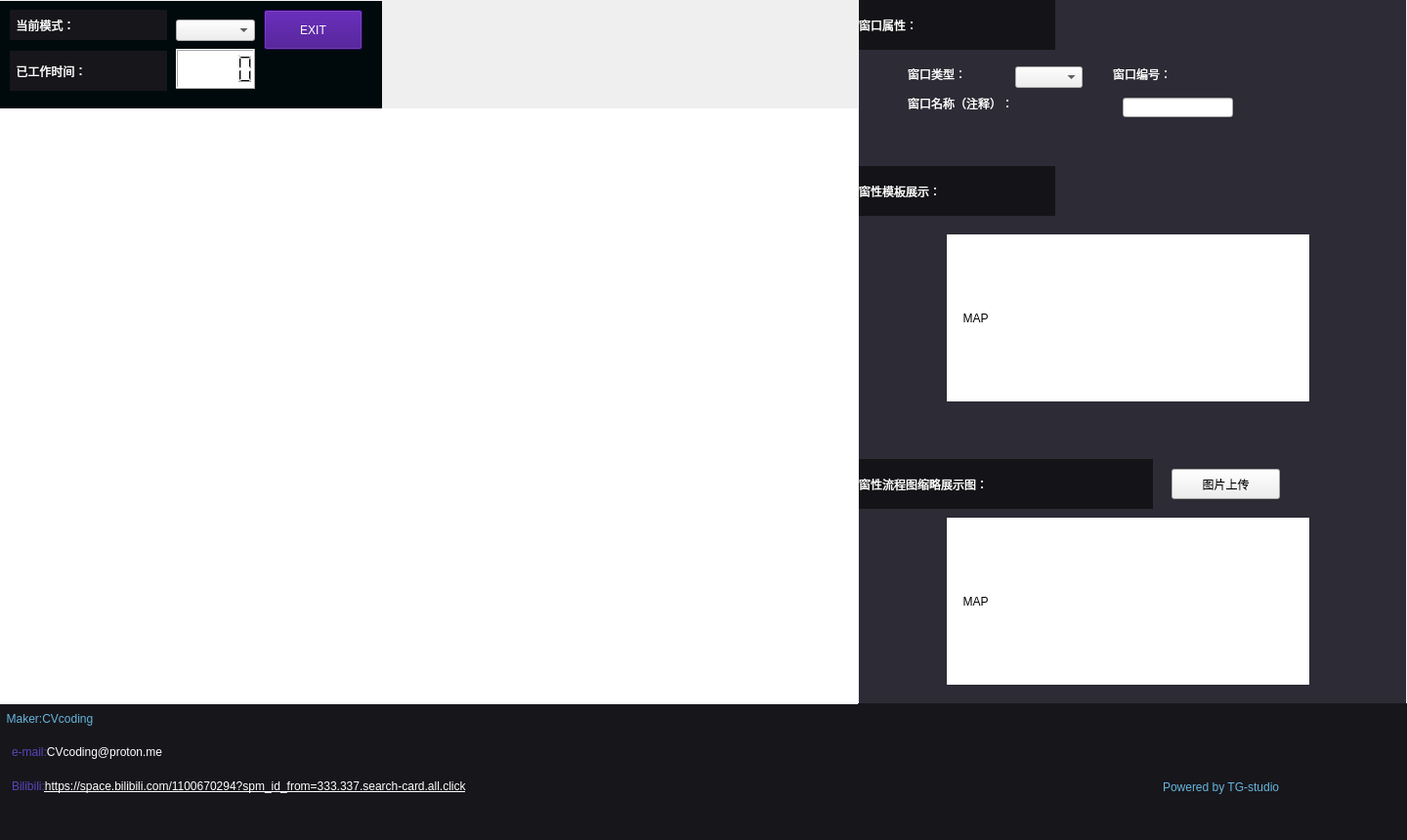
<?xml version="1.0" encoding="UTF-8"?>
<ui version="4.0">
 <class>Form</class>
 <widget class="QWidget" name="Form">
  <property name="geometry">
   <rect>
    <x>0</x>
    <y>0</y>
    <width>1440</width>
    <height>860</height>
   </rect>
  </property>
  <property name="windowTitle">
   <string>Form</string>
  </property>
  <widget class="QWidget" name="gridLayoutWidget">
   <property name="geometry">
    <rect>
     <x>0</x>
     <y>0</y>
     <width>1458</width>
     <height>982</height>
    </rect>
   </property>
   <layout class="QGridLayout" name="gridLayout_B">
    <item row="0" column="0">
     <widget class="QWidget" name="widget_B" native="true">
      <widget class="QLabel" name="lb_background_B">
       <property name="geometry">
        <rect>
         <x>0</x>
         <y>0</y>
         <width>1440</width>
         <height>900</height>
        </rect>
       </property>
       <property name="text">
        <string/>
       </property>
       <property name="pixmap">
        <pixmap resource="../images/B1(create)_Demo.qrc">:/old/B1(create)/lb_background_B.jpg</pixmap>
       </property>
      </widget>
      <widget class="QWidget" name="gridLayoutWidget_2">
       <property name="geometry">
        <rect>
         <x>0</x>
         <y>0</y>
         <width>391</width>
         <height>111</height>
        </rect>
       </property>
       <layout class="QGridLayout" name="gridLayout_above_B">
        <item row="1" column="0">
         <widget class="QWidget" name="widget_above_B" native="true">
          <widget class="QLabel" name="lb_above_mode_B">
           <property name="geometry">
            <rect>
             <x>10</x>
             <y>10</y>
             <width>161</width>
             <height>31</height>
            </rect>
           </property>
           <property name="styleSheet">
            <string notr="true">background-color: rgb(23, 22, 27);
font: 75 14pt &quot;微软雅黑&quot;;
color: rgb(255, 255, 255);
</string>
           </property>
           <property name="text">
            <string>  当前模式：</string>
           </property>
          </widget>
          <widget class="QLabel" name="lb_above_timeRemind_B">
           <property name="geometry">
            <rect>
             <x>10</x>
             <y>52</y>
             <width>161</width>
             <height>41</height>
            </rect>
           </property>
           <property name="styleSheet">
            <string notr="true">background-color: rgb(23, 22, 27);
font: 75 14pt &quot;微软雅黑&quot;;
color: rgb(255, 255, 255);
</string>
           </property>
           <property name="text">
            <string>  已工作时间：</string>
           </property>
          </widget>
          <widget class="QComboBox" name="cb_above_mode_B">
           <property name="geometry">
            <rect>
             <x>180</x>
             <y>20</y>
             <width>81</width>
             <height>22</height>
            </rect>
           </property>
          </widget>
          <widget class="QLCDNumber" name="lcd_above_time_B">
           <property name="geometry">
            <rect>
             <x>180</x>
             <y>50</y>
             <width>81</width>
             <height>41</height>
            </rect>
           </property>
           <property name="styleSheet">
            <string notr="true">background-color: rgb(255, 255, 255);</string>
           </property>
          </widget>
          <widget class="QPushButton" name="pb_above_exit_B">
           <property name="geometry">
            <rect>
             <x>270</x>
             <y>10</y>
             <width>101</width>
             <height>41</height>
            </rect>
           </property>
           <property name="styleSheet">
            <string notr="true">background-color: rgb(54, 0, 129);
font: 75 18pt &quot;Constantia&quot;;
color: rgb(255, 255, 255);</string>
           </property>
           <property name="text">
            <string>EXIT</string>
           </property>
           <property name="iconSize">
            <size>
             <width>101</width>
             <height>41</height>
            </size>
           </property>
          </widget>
          <widget class="QLabel" name="lb_above_background_B">
           <property name="geometry">
            <rect>
             <x>-7</x>
             <y>1</y>
             <width>401</width>
             <height>111</height>
            </rect>
           </property>
           <property name="styleSheet">
            <string notr="true">
background-color: rgb(0, 10, 13);</string>
           </property>
           <property name="text">
            <string/>
           </property>
          </widget>
          <zorder>lb_above_background_B</zorder>
          <zorder>lb_above_mode_B</zorder>
          <zorder>lb_above_timeRemind_B</zorder>
          <zorder>cb_above_mode_B</zorder>
          <zorder>lcd_above_time_B</zorder>
          <zorder>pb_above_exit_B</zorder>
         </widget>
        </item>
       </layout>
      </widget>
      <widget class="QWidget" name="gridLayoutWidget_3">
       <property name="geometry">
        <rect>
         <x>0</x>
         <y>720</y>
         <width>1441</width>
         <height>151</height>
        </rect>
       </property>
       <layout class="QGridLayout" name="gridLayout_introduce_B">
        <item row="0" column="0">
         <widget class="QWidget" name="widget_introduce_B" native="true">
          <widget class="QLabel" name="lb_introduce_background_B">
           <property name="geometry">
            <rect>
             <x>0</x>
             <y>0</y>
             <width>1441</width>
             <height>151</height>
            </rect>
           </property>
           <property name="styleSheet">
            <string notr="true">background-color: rgb(23, 22, 27);</string>
           </property>
           <property name="text">
            <string/>
           </property>
          </widget>
          <widget class="QLabel" name="lb_introduce_Maker_B">
           <property name="geometry">
            <rect>
             <x>0</x>
             <y>0</y>
             <width>181</width>
             <height>31</height>
            </rect>
           </property>
           <property name="styleSheet">
            <string notr="true">font: 75 16pt &quot;微软雅黑&quot;;color:rgb(102, 181, 220);</string>
           </property>
           <property name="text">
            <string>  Maker:CVcoding</string>
           </property>
          </widget>
          <widget class="QLabel" name="lb_introduce_studio_B">
           <property name="geometry">
            <rect>
             <x>1190</x>
             <y>70</y>
             <width>231</width>
             <height>31</height>
            </rect>
           </property>
           <property name="styleSheet">
            <string notr="true">font: 75 16pt &quot;微软雅黑&quot;;color:rgb(102, 181, 220);</string>
           </property>
           <property name="text">
            <string>Powered by TG-studio</string>
           </property>
          </widget>
          <widget class="QLabel" name="lb_introduce_biliURL_B">
           <property name="geometry">
            <rect>
             <x>12</x>
             <y>70</y>
             <width>821</width>
             <height>31</height>
            </rect>
           </property>
           <property name="styleSheet">
            <string notr="true">font: 75 14pt &quot;微软雅黑&quot;;
color: rgb(87, 69, 186);</string>
           </property>
           <property name="text">
            <string>&lt;html&gt;&lt;head/&gt;&lt;body&gt;&lt;p&gt;Bilibili:&lt;span style=&quot; color:#ffffff;&quot;/&gt;&lt;a href=&quot;https://space.bilibili.com/1100670294?spm_id_from=333.337.search-card.all.click&quot;&gt;&lt;span style=&quot; text-decoration: underline; color:#ffffff;&quot;&gt;https://space.bilibili.com/1100670294?spm_id_from=333.337.search-card.all.click&lt;/span&gt;&lt;/a&gt;&lt;/p&gt;&lt;/body&gt;&lt;/html&gt;</string>
           </property>
          </widget>
          <widget class="QLabel" name="lb_introduce_email_B">
           <property name="geometry">
            <rect>
             <x>12</x>
             <y>35</y>
             <width>281</width>
             <height>31</height>
            </rect>
           </property>
           <property name="styleSheet">
            <string notr="true">font: 75 14pt &quot;微软雅黑&quot;;
color: rgb(87, 69, 186);</string>
           </property>
           <property name="text">
            <string>&lt;html&gt;&lt;head/&gt;&lt;body&gt;&lt;p&gt;  e-mail:&lt;span style=&quot; color:#ffffff;&quot;&gt;CVcoding@proton.me&lt;/span&gt;&lt;/p&gt;&lt;/body&gt;&lt;/html&gt;</string>
           </property>
          </widget>
         </widget>
        </item>
       </layout>
      </widget>
      <widget class="QWidget" name="gridLayoutWidget_4">
       <property name="geometry">
        <rect>
         <x>879</x>
         <y>0</y>
         <width>561</width>
         <height>721</height>
        </rect>
       </property>
       <layout class="QGridLayout" name="gridLayout_attribute_B">
        <item row="0" column="0">
         <widget class="QStackedWidget" name="sw_attribute_B">
          <property name="currentIndex">
           <number>0</number>
          </property>
          <widget class="QWidget" name="page_attribute_flow_B">
           <widget class="QLabel" name="lb_attribute_flow_background_B">
            <property name="geometry">
             <rect>
              <x>0</x>
              <y>0</y>
              <width>560</width>
              <height>720</height>
             </rect>
            </property>
            <property name="styleSheet">
             <string notr="true">background-color: rgb(45, 43, 53);</string>
            </property>
            <property name="text">
             <string/>
            </property>
           </widget>
           <widget class="QLabel" name="lb_attribute_flow_titleFlowI_B">
            <property name="geometry">
             <rect>
              <x>0</x>
              <y>0</y>
              <width>201</width>
              <height>51</height>
             </rect>
            </property>
            <property name="styleSheet">
             <string notr="true">background-color:rgb(20, 20, 24);
font: 75 20pt &quot;微软雅黑&quot;;
color:rgb(255, 255, 255);</string>
            </property>
            <property name="text">
             <string>窗口属性：</string>
            </property>
           </widget>
           <widget class="QLabel" name="lb_attribute_flow_typeI_B">
            <property name="geometry">
             <rect>
              <x>50</x>
              <y>60</y>
              <width>111</width>
              <height>31</height>
             </rect>
            </property>
            <property name="styleSheet">
             <string notr="true">font: 18pt &quot;宋体&quot;;
color:rgb(255, 255, 255);</string>
            </property>
            <property name="text">
             <string>窗口类型：</string>
            </property>
           </widget>
           <widget class="QComboBox" name="cb_attribute_flowI_B">
            <property name="geometry">
             <rect>
              <x>160</x>
              <y>68</y>
              <width>69</width>
              <height>22</height>
             </rect>
            </property>
           </widget>
           <widget class="QLabel" name="lb_attribute_flow_numI_B">
            <property name="geometry">
             <rect>
              <x>260</x>
              <y>60</y>
              <width>111</width>
              <height>31</height>
             </rect>
            </property>
            <property name="styleSheet">
             <string notr="true">font: 18pt &quot;宋体&quot;;color:rgb(255, 255, 255);</string>
            </property>
            <property name="text">
             <string>窗口编号：</string>
            </property>
           </widget>
           <widget class="QLabel" name="lb_attribute_flow_nameI_B">
            <property name="geometry">
             <rect>
              <x>50</x>
              <y>90</y>
              <width>201</width>
              <height>31</height>
             </rect>
            </property>
            <property name="styleSheet">
             <string notr="true">font: 18pt &quot;宋体&quot;;color:rgb(255, 255, 255);</string>
            </property>
            <property name="text">
             <string>窗口名称（注释）：</string>
            </property>
           </widget>
           <widget class="QLineEdit" name="le_attribute_flow_nameI_B">
            <property name="geometry">
             <rect>
              <x>270</x>
              <y>100</y>
              <width>113</width>
              <height>20</height>
             </rect>
            </property>
           </widget>
           <widget class="QLabel" name="lb_attribute_flow_titleFlowII_B">
            <property name="geometry">
             <rect>
              <x>0</x>
              <y>170</y>
              <width>201</width>
              <height>51</height>
             </rect>
            </property>
            <property name="styleSheet">
             <string notr="true">background-color:rgb(20, 20, 24);
font: 75 20pt &quot;微软雅黑&quot;;
color:rgb(255, 255, 255);</string>
            </property>
            <property name="text">
             <string>窗性模板展示：</string>
            </property>
           </widget>
           <widget class="QLabel" name="lb_attribute_flow_mapII_B">
            <property name="geometry">
             <rect>
              <x>90</x>
              <y>240</y>
              <width>371</width>
              <height>171</height>
             </rect>
            </property>
            <property name="styleSheet">
             <string notr="true">background-color: rgb(255, 255, 255);
font: 87 48pt &quot;Arial Black&quot;;
</string>
            </property>
            <property name="text">
             <string>     MAP</string>
            </property>
           </widget>
           <widget class="QLabel" name="lb_attribute_flow_titleFlowIII_B">
            <property name="geometry">
             <rect>
              <x>0</x>
              <y>470</y>
              <width>301</width>
              <height>51</height>
             </rect>
            </property>
            <property name="styleSheet">
             <string notr="true">background-color:rgb(20, 20, 24);
font: 75 20pt &quot;微软雅黑&quot;;
color:rgb(255, 255, 255);</string>
            </property>
            <property name="text">
             <string>窗性流程图缩略展示图：</string>
            </property>
           </widget>
           <widget class="QLabel" name="lb_attribute_flow_mapIII_B">
            <property name="geometry">
             <rect>
              <x>90</x>
              <y>530</y>
              <width>371</width>
              <height>171</height>
             </rect>
            </property>
            <property name="styleSheet">
             <string notr="true">background-color: rgb(255, 255, 255);
font: 87 48pt &quot;Arial Black&quot;;
</string>
            </property>
            <property name="text">
             <string>     MAP</string>
            </property>
           </widget>
           <widget class="QPushButton" name="pb_attribute_flow_updataI_B">
            <property name="geometry">
             <rect>
              <x>320</x>
              <y>480</y>
              <width>111</width>
              <height>31</height>
             </rect>
            </property>
            <property name="styleSheet">
             <string notr="true">font: 14pt &quot;微软雅黑&quot;;</string>
            </property>
            <property name="text">
             <string>图片上传</string>
            </property>
           </widget>
          </widget>
          <widget class="QWidget" name="page_attribute_edit_B">
           <widget class="QLabel" name="lb_attribute_edit_background_B">
            <property name="geometry">
             <rect>
              <x>0</x>
              <y>0</y>
              <width>560</width>
              <height>720</height>
             </rect>
            </property>
            <property name="styleSheet">
             <string notr="true">background-color: rgb(45, 43, 53);</string>
            </property>
            <property name="text">
             <string/>
            </property>
           </widget>
           <widget class="QLabel" name="lb_attribute_edit_titleFlowI_B">
            <property name="geometry">
             <rect>
              <x>0</x>
              <y>0</y>
              <width>201</width>
              <height>51</height>
             </rect>
            </property>
            <property name="styleSheet">
             <string notr="true">background-color:rgb(20, 20, 24);
font: 75 20pt &quot;微软雅黑&quot;;
color:rgb(255, 255, 255);</string>
            </property>
            <property name="text">
             <string>窗口属性：</string>
            </property>
           </widget>
           <widget class="QLabel" name="lb_attribute_edit_typeI_B">
            <property name="geometry">
             <rect>
              <x>50</x>
              <y>60</y>
              <width>111</width>
              <height>31</height>
             </rect>
            </property>
            <property name="styleSheet">
             <string notr="true">font: 18pt &quot;宋体&quot;;
color:rgb(255, 255, 255);</string>
            </property>
            <property name="text">
             <string>窗口类型：</string>
            </property>
           </widget>
           <widget class="QLabel" name="lb_attribute_edit_numI_B">
            <property name="geometry">
             <rect>
              <x>260</x>
              <y>60</y>
              <width>111</width>
              <height>31</height>
             </rect>
            </property>
            <property name="styleSheet">
             <string notr="true">font: 18pt &quot;宋体&quot;;color:rgb(255, 255, 255);</string>
            </property>
            <property name="text">
             <string>窗口编号：</string>
            </property>
           </widget>
           <widget class="QLabel" name="lb_attribute_edit_nameI_B">
            <property name="geometry">
             <rect>
              <x>50</x>
              <y>90</y>
              <width>201</width>
              <height>31</height>
             </rect>
            </property>
            <property name="styleSheet">
             <string notr="true">font: 18pt &quot;宋体&quot;;color:rgb(255, 255, 255);</string>
            </property>
            <property name="text">
             <string>窗口名称（注释）：</string>
            </property>
           </widget>
           <widget class="QLineEdit" name="le_attribute_edit_nameI_B">
            <property name="geometry">
             <rect>
              <x>270</x>
              <y>100</y>
              <width>113</width>
              <height>20</height>
             </rect>
            </property>
           </widget>
           <widget class="QLabel" name="lb_attribute_edit_titleFlowII_B">
            <property name="geometry">
             <rect>
              <x>0</x>
              <y>160</y>
              <width>201</width>
              <height>51</height>
             </rect>
            </property>
            <property name="styleSheet">
             <string notr="true">background-color:rgb(20, 20, 24);
font: 75 20pt &quot;微软雅黑&quot;;
color:rgb(255, 255, 255);</string>
            </property>
            <property name="text">
             <string>控件参数：</string>
            </property>
           </widget>
           <widget class="QStackedWidget" name="sw_attribute_edit_II_B">
            <property name="geometry">
             <rect>
              <x>0</x>
              <y>210</y>
              <width>561</width>
              <height>511</height>
             </rect>
            </property>
            <widget class="QWidget" name="page_attribute_edit_II1_B"/>
            <widget class="QWidget" name="page_attribute_edit_II2_B"/>
           </widget>
           <widget class="QComboBox" name="cb_attribute_editI_B">
            <property name="geometry">
             <rect>
              <x>160</x>
              <y>65</y>
              <width>69</width>
              <height>22</height>
             </rect>
            </property>
           </widget>
          </widget>
         </widget>
        </item>
       </layout>
      </widget>
      <widget class="QLabel" name="lb_chart_B">
       <property name="geometry">
        <rect>
         <x>-7</x>
         <y>111</y>
         <width>885</width>
         <height>610</height>
        </rect>
       </property>
       <property name="styleSheet">
        <string notr="true">background-color: rgb(255, 255, 255);</string>
       </property>
       <property name="text">
        <string/>
       </property>
      </widget>
     </widget>
    </item>
   </layout>
  </widget>
 </widget>
 <resources>
  <include location="../images/B1(create)_Demo.qrc"/>
  <include location="../images/B1_Demo.qrc"/>
 </resources>
 <connections/>
</ui>
